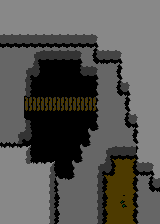

The image is a tile-based game level rendered from a .tmx file. Its description and complete source (layers, tilesets, objects, tile grids) follow:
An orthogonal 20x14 tile map with 8x16 px tiles, 1 tile layer (Tile Layer 1), 5 tilesets.

<map version="1.10" tiledversion="1.11.2" orientation="orthogonal" renderorder="right-down" width="20" height="14" tilewidth="8" tileheight="16" infinite="0" nextlayerid="2" nextobjectid="1">
 <tileset firstgid="1" name="hills_ledges" tilewidth="8" tileheight="16" tilecount="44" columns="44">
  <image source="../gfx/tiles/hills_ledges.png" width="352" height="16" />
 </tileset>
 <tileset firstgid="45" name="hills_high" tilewidth="8" tileheight="16" tilecount="18" columns="18">
  <image source="../gfx/tiles/hills_high.png" width="144" height="16" />
 </tileset>
 <tileset firstgid="63" name="hills_water" tilewidth="8" tileheight="16" tilecount="11" columns="11">
  <image source="../gfx/tiles/hills_water.png" width="88" height="16" />
 </tileset>
 <tileset firstgid="74" name="hills_veg" tilewidth="8" tileheight="16" tilecount="4" columns="4">
  <image source="../gfx/tiles/hills_veg.png" width="32" height="16" />
 </tileset>
 <tileset firstgid="78" name="hills_waterf" tilewidth="8" tileheight="16" tilecount="1" columns="1">
  <image source="../gfx/tiles/hills_waterf.png" width="8" height="16" />
 </tileset>
 <layer id="1" name="Tile Layer 1" width="20" height="14">
  <data>
   <tile gid="55" />
   <tile gid="55" />
   <tile gid="55" />
   <tile gid="55" />
   <tile gid="55" />
   <tile gid="55" />
   <tile gid="55" />
   <tile gid="55" />
   <tile gid="55" />
   <tile gid="55" />
   <tile gid="55" />
   <tile gid="55" />
   <tile gid="55" />
   <tile gid="55" />
   <tile gid="55" />
   <tile gid="55" />
   <tile gid="55" />
   <tile gid="55" />
   <tile gid="55" />
   <tile gid="55" />
   <tile gid="55" />
   <tile gid="55" />
   <tile gid="55" />
   <tile gid="55" />
   <tile gid="55" />
   <tile gid="55" />
   <tile gid="55" />
   <tile gid="55" />
   <tile gid="55" />
   <tile gid="55" />
   <tile gid="55" />
   <tile gid="55" />
   <tile gid="55" />
   <tile gid="55" />
   <tile gid="55" />
   <tile gid="55" />
   <tile gid="55" />
   <tile gid="55" />
   <tile gid="55" />
   <tile gid="55" />
   <tile gid="49" />
   <tile gid="49" />
   <tile gid="49" />
   <tile gid="49" />
   <tile gid="49" />
   <tile gid="49" />
   <tile gid="49" />
   <tile gid="49" />
   <tile gid="49" />
   <tile gid="49" />
   <tile gid="49" />
   <tile gid="49" />
   <tile gid="57" />
   <tile gid="55" />
   <tile gid="55" />
   <tile gid="55" />
   <tile gid="55" />
   <tile gid="55" />
   <tile gid="55" />
   <tile gid="55" />
   <tile gid="26" />
   <tile gid="26" />
   <tile gid="26" />
   <tile gid="26" />
   <tile gid="29" />
   <tile gid="42" />
   <tile gid="42" />
   <tile gid="42" />
   <tile gid="42" />
   <tile gid="42" />
   <tile gid="28" />
   <tile gid="47" />
   <tile gid="48" />
   <tile gid="49" />
   <tile gid="49" />
   <tile gid="57" />
   <tile gid="55" />
   <tile gid="55" />
   <tile gid="55" />
   <tile gid="55" />
   <tile gid="26" />
   <tile gid="26" />
   <tile gid="26" />
   <tile gid="29" />
   <tile gid="36" />
   <tile gid="62" />
   <tile gid="62" />
   <tile gid="62" />
   <tile gid="62" />
   <tile gid="62" />
   <tile gid="43" />
   <tile gid="42" />
   <tile gid="28" />
   <tile gid="26" />
   <tile gid="47" />
   <tile gid="54" />
   <tile gid="55" />
   <tile gid="55" />
   <tile gid="55" />
   <tile gid="55" />
   <tile gid="26" />
   <tile gid="26" />
   <tile gid="26" />
   <tile gid="27" />
   <tile gid="62" />
   <tile gid="62" />
   <tile gid="62" />
   <tile gid="62" />
   <tile gid="62" />
   <tile gid="62" />
   <tile gid="62" />
   <tile gid="62" />
   <tile gid="25" />
   <tile gid="26" />
   <tile gid="47" />
   <tile gid="48" />
   <tile gid="57" />
   <tile gid="55" />
   <tile gid="55" />
   <tile gid="55" />
   <tile gid="26" />
   <tile gid="26" />
   <tile gid="26" />
   <tile gid="37" />
   <tile gid="38" />
   <tile gid="38" />
   <tile gid="38" />
   <tile gid="38" />
   <tile gid="38" />
   <tile gid="38" />
   <tile gid="38" />
   <tile gid="38" />
   <tile gid="25" />
   <tile gid="26" />
   <tile gid="26" />
   <tile gid="47" />
   <tile gid="54" />
   <tile gid="55" />
   <tile gid="55" />
   <tile gid="55" />
   <tile gid="26" />
   <tile gid="26" />
   <tile gid="26" />
   <tile gid="41" />
   <tile gid="62" />
   <tile gid="62" />
   <tile gid="62" />
   <tile gid="62" />
   <tile gid="62" />
   <tile gid="62" />
   <tile gid="62" />
   <tile gid="62" />
   <tile gid="25" />
   <tile gid="26" />
   <tile gid="26" />
   <tile gid="47" />
   <tile gid="48" />
   <tile gid="57" />
   <tile gid="55" />
   <tile gid="55" />
   <tile gid="46" />
   <tile gid="46" />
   <tile gid="29" />
   <tile gid="36" />
   <tile gid="62" />
   <tile gid="62" />
   <tile gid="62" />
   <tile gid="62" />
   <tile gid="62" />
   <tile gid="62" />
   <tile gid="62" />
   <tile gid="22" />
   <tile gid="30" />
   <tile gid="26" />
   <tile gid="26" />
   <tile gid="26" />
   <tile gid="47" />
   <tile gid="54" />
   <tile gid="55" />
   <tile gid="55" />
   <tile gid="52" />
   <tile gid="52" />
   <tile gid="52" />
   <tile gid="53" />
   <tile gid="62" />
   <tile gid="62" />
   <tile gid="62" />
   <tile gid="62" />
   <tile gid="62" />
   <tile gid="62" />
   <tile gid="22" />
   <tile gid="30" />
   <tile gid="26" />
   <tile gid="29" />
   <tile gid="20" />
   <tile gid="20" />
   <tile gid="20" />
   <tile gid="54" />
   <tile gid="55" />
   <tile gid="55" />
   <tile gid="55" />
   <tile gid="55" />
   <tile gid="55" />
   <tile gid="60" />
   <tile gid="52" />
   <tile gid="52" />
   <tile gid="53" />
   <tile gid="62" />
   <tile gid="62" />
   <tile gid="22" />
   <tile gid="30" />
   <tile gid="26" />
   <tile gid="29" />
   <tile gid="21" />
   <tile gid="1" />
   <tile gid="2" />
   <tile gid="3" />
   <tile gid="48" />
   <tile gid="49" />
   <tile gid="57" />
   <tile gid="55" />
   <tile gid="55" />
   <tile gid="55" />
   <tile gid="55" />
   <tile gid="55" />
   <tile gid="55" />
   <tile gid="56" />
   <tile gid="22" />
   <tile gid="23" />
   <tile gid="30" />
   <tile gid="26" />
   <tile gid="26" />
   <tile gid="27" />
   <tile gid="1" />
   <tile gid="2" />
   <tile gid="2" />
   <tile gid="3" />
   <tile gid="25" />
   <tile gid="47" />
   <tile gid="48" />
   <tile gid="55" />
   <tile gid="55" />
   <tile gid="55" />
   <tile gid="55" />
   <tile gid="55" />
   <tile gid="55" />
   <tile gid="56" />
   <tile gid="45" />
   <tile gid="26" />
   <tile gid="26" />
   <tile gid="26" />
   <tile gid="26" />
   <tile gid="27" />
   <tile gid="1" />
   <tile gid="2" />
   <tile gid="77" />
   <tile gid="3" />
   <tile gid="25" />
   <tile gid="26" />
   <tile gid="26" />
   <tile gid="55" />
   <tile gid="55" />
   <tile gid="55" />
   <tile gid="55" />
   <tile gid="55" />
   <tile gid="55" />
   <tile gid="56" />
   <tile gid="45" />
   <tile gid="26" />
   <tile gid="26" />
   <tile gid="26" />
   <tile gid="26" />
   <tile gid="27" />
   <tile gid="1" />
   <tile gid="2" />
   <tile gid="2" />
   <tile gid="3" />
   <tile gid="25" />
   <tile gid="26" />
   <tile gid="26" />
  </data>
 </layer>
</map>
